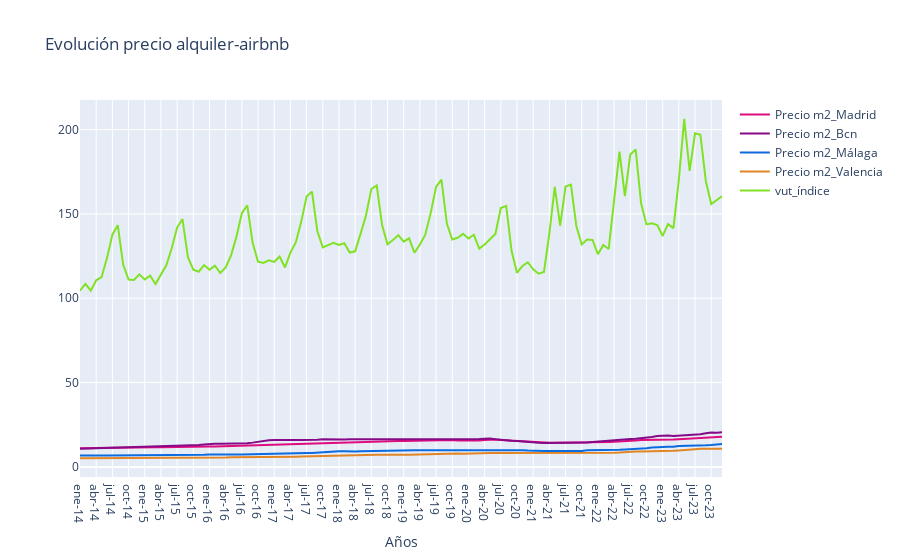

Notebook source saved alongside this figure:
### Code cell
trace1 = go.Scatter(
                    x = alq_ipap.index,
                    y = alq_ipap['Precio m2_Madrid'],
                    name = 'Precio m2_Madrid',
                    mode= 'lines',
                    marker = dict(color = '#df0c7e'),
                    text = 'alquiler €/m2')

trace2 = go.Scatter(
                    x = alq_ipap.index,
                    y = alq_ipap['Precio m2_Bcn'],
                    name = 'Precio m2_Bcn',
                    mode= 'lines',
                    marker = dict(color = ' #860a88 '),
                    text = 'Variación anual alquiler (%)')

trace3 = go.Scatter(
                    x = alq_ipap.index,
                    y = alq_ipap['Precio m2_Málaga'],
                    name = 'Precio m2_Málaga',
                    mode= 'lines',
                    marker = dict(color = ' #0c6bdf '),
                    text = 'precio VUT')

trace4 = go.Scatter(
                    x = alq_ipap.index,
                    y = alq_ipap['Precio m2_Valencia'],
                    name = 'Precio m2_Valencia',
                    mode= 'lines',
                    marker = dict(color = '#e28625'),
                    text = 'Variación anual índice VUT (%)')
trace5 = go.Scatter(
                    x = alq_ipap.index,
                    y = alq_ipap['vut_índice'],
                    name = 'vut_índice',
                    mode= 'lines',
                    marker = dict(color = '#81e225'),
                    text = 'Variación anual índice VUT (%)')

data = [trace1, trace2, trace3, trace4, trace5]

layout = dict(title = 'Evolución precio alquiler-airbnb',
             xaxis= dict(title= 'Años',ticklen= 5)
           )

fig = go.Figure(data = data, layout=layout)

iplot(fig)
fig.write_html("Evolución precio alquiler-airbnb.html")

### Figure 1 — Plotly figure (JSON) as saved in the notebook; plotly's stock layout.template omitted (floating-point values rounded to 4 significant figures)
{"data": [{"marker": {"color": "#df0c7e"}, "mode": "lines", "name": "Precio m2_Madrid", "text": "alquiler €/m2", "type": "scatter", "x": ["ene-14", "feb-14", "mar-14", "abr-14", "may-14", "jun-14", "jul-14", "ago-14", "sep-14", "oct-14", "nov-14", "dic-14", "ene-15", "feb-15", "mar-15", "abr-15", "may-15", "jun-15", "jul-15", "ago-15", "sep-15", "oct-15", "nov-15", "dic-15", "ene-16", "feb-16", "mar-16", "abr-16", "may-16", "jun-16", "jul-16", "ago-16", "sep-16", "oct-16", "nov-16", "dic-16", "ene-17", "feb-17", "mar-17", "abr-17", "may-17", "jun-17", "jul-17", "ago-17", "sep-17", "oct-17", "nov-17", "dic-17", "ene-18", "feb-18", "mar-18", "abr-18", "may-18", "jun-18", "jul-18", "ago-18", "sep-18", "oct-18", "nov-18", "dic-18", "ene-19", "feb-19", "mar-19", "abr-19", "may-19", "jun-19", "jul-19", "ago-19", "sep-19", "oct-19", "nov-19", "dic-19", "ene-20", "feb-20", "mar-20", "abr-20", "may-20", "jun-20", "jul-20", "ago-20", "sep-20", "oct-20", "nov-20", "dic-20", "ene-21", "feb-21", "mar-21", "abr-21", "may-21", "jun-21", "jul-21", "ago-21", "sep-21", "oct-21", "nov-21", "dic-21", "ene-22", "feb-22", "mar-22", "abr-22", "may-22", "jun-22", "jul-22", "ago-22", "sep-22", "oct-22", "nov-22", "dic-22", "ene-23", "feb-23", "mar-23", "abr-23", "may-23", "jun-23", "jul-23", "ago-23", "sep-23", "oct-23", "nov-23", "dic-23"], "y": [11.1, 11.2, 11.2, 11.2, 11.2, 11.3, 11.3, 11.3, 11.4, 11.4, 11.5, 11.5, 11.5, 11.5, 11.6, 11.6, 11.7, 11.7, 11.8, 11.9, 12, 12.1, 12.1, 12, 12.1, 12.1, 12.2, 12.4, 12.4, 12.5, 12.7, 12.8, 12.9, 13, 13, 13.2, 13.3, 13.5, 13.4, 13.5, 13.5, 13.6, 13.8, 13.9, 14.2, 14.2, 14.2, 14.2, 14.3, 14.5, 14.6, 14.9, 14.9, 15, 15.1, 15.2, 15.3, 15.5, 15.4, 15.3, 15.3, 15.4, 15.5, 15.5, 15.5, 15.6, 15.6, 15.7, 15.9, 15.9, 15.7, 15.6, 15.5, 15.6, 15.7, 15.9, 16.3, 16.3, 16, 15.8, 15.7, 15.4, 15, 14.7, 14.5, 14.4, 14.4, 14.3, 14.3, 14.3, 14.3, 14.4, 14.5, 14.5, 14.4, 14.3, 14.4, 14.5, 14.7, 14.9, 15, 15.2, 15.5, 15.7, 15.9, 15.9, 15.8, 15.8, 16, 16.2, 16.2, 16.4, 16.6, 16.8, 17.1, 17.4, 17.7, 17.8, 17.7, 17.9]}, {"marker": {"color": " #860a88 "}, "mode": "lines", "name": "Precio m2_Bcn", "text": "Variación anual alquiler (%)", "type": "scatter", "x": ["ene-14", "feb-14", "mar-14", "abr-14", "may-14", "jun-14", "jul-14", "ago-14", "sep-14", "oct-14", "nov-14", "dic-14", "ene-15", "feb-15", "mar-15", "abr-15", "may-15", "jun-15", "jul-15", "ago-15", "sep-15", "oct-15", "nov-15", "dic-15", "ene-16", "feb-16", "mar-16", "abr-16", "may-16", "jun-16", "jul-16", "ago-16", "sep-16", "oct-16", "nov-16", "dic-16", "ene-17", "feb-17", "mar-17", "abr-17", "may-17", "jun-17", "jul-17", "ago-17", "sep-17", "oct-17", "nov-17", "dic-17", "ene-18", "feb-18", "mar-18", "abr-18", "may-18", "jun-18", "jul-18", "ago-18", "sep-18", "oct-18", "nov-18", "dic-18", "ene-19", "feb-19", "mar-19", "abr-19", "may-19", "jun-19", "jul-19", "ago-19", "sep-19", "oct-19", "nov-19", "dic-19", "ene-20", "feb-20", "mar-20", "abr-20", "may-20", "jun-20", "jul-20", "ago-20", "sep-20", "oct-20", "nov-20", "dic-20", "ene-21", "feb-21", "mar-21", "abr-21", "may-21", "jun-21", "jul-21", "ago-21", "sep-21", "oct-21", "nov-21", "dic-21", "ene-22", "feb-22", "mar-22", "abr-22", "may-22", "jun-22", "jul-22", "ago-22", "sep-22", "oct-22", "nov-22", "dic-22", "ene-23", "feb-23", "mar-23", "abr-23", "may-23", "jun-23", "jul-23", "ago-23", "sep-23", "oct-23", "nov-23", "dic-23"], "y": [10.8, 10.9, 11, 10.9, 11, 11.1, 11.1, 11.1, 11.3, 11.5, 11.6, 11.8, 11.9, 12, 12, 12.1, 12.1, 12.2, 12.2, 12.3, 12.5, 12.8, 13, 13.3, 13.6, 13.7, 13.7, 13.7, 13.8, 13.9, 14, 14.1, 14.4, 15, 15.5, 15.8, 16, 16.1, 16.1, 16.1, 16, 16, 16, 15.9, 16.1, 16.4, 16.3, 16.3, 16.2, 16.3, 16.4, 16.4, 16.3, 16.2, 16.1, 16, 16.1, 16.2, 16.2, 16.1, 16.2, 16.2, 16.1, 16.2, 16.2, 16.3, 16.2, 16.1, 16.3, 16.4, 16.2, 16, 16.2, 16.4, 16.5, 16.6, 16.9, 16.4, 16, 15.7, 15.5, 15.3, 15, 14.6, 14.4, 14.3, 14.2, 14.2, 14.2, 14.2, 14.2, 14.2, 14.4, 14.5, 14.5, 14.7, 15, 15.4, 15.5, 15.6, 16, 16.2, 16.5, 16.7, 16.9, 17.4, 17.7, 18.3, 18.6, 18.6, 18.4, 18.6, 18.6, 18.7, 18.9, 19.4, 20, 20.4, 20.3, 20.5]}, {"marker": {"color": " #0c6bdf "}, "mode": "lines", "name": "Precio m2_Málaga", "text": "precio VUT", "type": "scatter", "x": ["ene-14", "feb-14", "mar-14", "abr-14", "may-14", "jun-14", "jul-14", "ago-14", "sep-14", "oct-14", "nov-14", "dic-14", "ene-15", "feb-15", "mar-15", "abr-15", "may-15", "jun-15", "jul-15", "ago-15", "sep-15", "oct-15", "nov-15", "dic-15", "ene-16", "feb-16", "mar-16", "abr-16", "may-16", "jun-16", "jul-16", "ago-16", "sep-16", "oct-16", "nov-16", "dic-16", "ene-17", "feb-17", "mar-17", "abr-17", "may-17", "jun-17", "jul-17", "ago-17", "sep-17", "oct-17", "nov-17", "dic-17", "ene-18", "feb-18", "mar-18", "abr-18", "may-18", "jun-18", "jul-18", "ago-18", "sep-18", "oct-18", "nov-18", "dic-18", "ene-19", "feb-19", "mar-19", "abr-19", "may-19", "jun-19", "jul-19", "ago-19", "sep-19", "oct-19", "nov-19", "dic-19", "ene-20", "feb-20", "mar-20", "abr-20", "may-20", "jun-20", "jul-20", "ago-20", "sep-20", "oct-20", "nov-20", "dic-20", "ene-21", "feb-21", "mar-21", "abr-21", "may-21", "jun-21", "jul-21", "ago-21", "sep-21", "oct-21", "nov-21", "dic-21", "ene-22", "feb-22", "mar-22", "abr-22", "may-22", "jun-22", "jul-22", "ago-22", "sep-22", "oct-22", "nov-22", "dic-22", "ene-23", "feb-23", "mar-23", "abr-23", "may-23", "jun-23", "jul-23", "ago-23", "sep-23", "oct-23", "nov-23", "dic-23"], "y": [6.8, 6.7, 6.7, 6.8, 6.8, 6.8, 6.8, 6.8, 6.8, 6.9, 6.9, 6.9, 6.9, 6.9, 6.9, 7, 7, 7, 7.1, 7, 7, 7.1, 7.2, 7.2, 7.3, 7.4, 7.4, 7.5, 7.5, 7.4, 7.3, 7.4, 7.4, 7.5, 7.7, 7.9, 8, 8, 8.2, 8.3, 8.3, 8.3, 8.2, 8.2, 8.5, 8.8, 9, 9.1, 9.3, 9.3, 9.1, 9.2, 9.3, 9.4, 9.3, 9.5, 9.5, 9.7, 9.8, 9.8, 9.8, 9.8, 9.9, 9.9, 9.9, 9.9, 9.9, 9.9, 9.9, 10.2, 10.3, 10.3, 10.2, 10.1, 10, 10, 10.2, 10.2, 10, 9.9, 9.9, 9.9, 9.9, 9.7, 9.5, 9.4, 9.4, 9.4, 9.4, 9.4, 9.4, 9.4, 9.4, 9.5, 9.9, 9.9, 9.9, 9.9, 10, 10, 10.2, 10.4, 10.5, 10.7, 10.9, 11.1, 11.5, 11.8, 11.8, 11.9, 11.9, 12.4, 12.4, 12.4, 12.8, 12.8, 12.8, 13, 13.3, 13.6]}, {"marker": {"color": "#e28625"}, "mode": "lines", "name": "Precio m2_Valencia", "text": "Variación anual índice VUT (%)", "type": "scatter", "x": ["ene-14", "feb-14", "mar-14", "abr-14", "may-14", "jun-14", "jul-14", "ago-14", "sep-14", "oct-14", "nov-14", "dic-14", "ene-15", "feb-15", "mar-15", "abr-15", "may-15", "jun-15", "jul-15", "ago-15", "sep-15", "oct-15", "nov-15", "dic-15", "ene-16", "feb-16", "mar-16", "abr-16", "may-16", "jun-16", "jul-16", "ago-16", "sep-16", "oct-16", "nov-16", "dic-16", "ene-17", "feb-17", "mar-17", "abr-17", "may-17", "jun-17", "jul-17", "ago-17", "sep-17", "oct-17", "nov-17", "dic-17", "ene-18", "feb-18", "mar-18", "abr-18", "may-18", "jun-18", "jul-18", "ago-18", "sep-18", "oct-18", "nov-18", "dic-18", "ene-19", "feb-19", "mar-19", "abr-19", "may-19", "jun-19", "jul-19", "ago-19", "sep-19", "oct-19", "nov-19", "dic-19", "ene-20", "feb-20", "mar-20", "abr-20", "may-20", "jun-20", "jul-20", "ago-20", "sep-20", "oct-20", "nov-20", "dic-20", "ene-21", "feb-21", "mar-21", "abr-21", "may-21", "jun-21", "jul-21", "ago-21", "sep-21", "oct-21", "nov-21", "dic-21", "ene-22", "feb-22", "mar-22", "abr-22", "may-22", "jun-22", "jul-22", "ago-22", "sep-22", "oct-22", "nov-22", "dic-22", "ene-23", "feb-23", "mar-23", "abr-23", "may-23", "jun-23", "jul-23", "ago-23", "sep-23", "oct-23", "nov-23", "dic-23"], "y": [5.2, 5.2, 5.2, 5.2, 5.2, 5.2, 5.2, 5.2, 5.2, 5.2, 5.2, 5.2, 5.2, 5.2, 5.2, 5.3, 5.3, 5.3, 5.3, 5.3, 5.4, 5.4, 5.4, 5.4, 5.5, 5.5, 5.6, 5.6, 5.7, 5.7, 5.8, 5.9, 5.9, 6, 5.9, 5.9, 5.9, 6, 6, 6, 6.1, 6.2, 6.3, 6.3, 6.3, 6.4, 6.4, 6.4, 6.5, 6.6, 6.7, 6.8, 6.9, 7, 7.1, 7.2, 7.2, 7.3, 7.3, 7.3, 7.2, 7.2, 7.3, 7.4, 7.5, 7.7, 7.8, 7.9, 7.9, 7.9, 7.9, 7.8, 7.8, 7.9, 8, 8.1, 8.2, 8.3, 8.3, 8.2, 8.2, 8.2, 8.2, 8.1, 8, 8, 8, 8, 8, 8.1, 8.1, 8.1, 8.1, 8.1, 8.1, 8.1, 8.2, 8.3, 8.3, 8.4, 8.5, 8.8, 9, 9.1, 9.2, 9.2, 9.2, 9.3, 9.3, 9.5, 9.6, 9.8, 9.9, 10.2, 10.5, 10.7, 10.7, 10.8, 10.8, 10.8]}, {"marker": {"color": "#81e225"}, "mode": "lines", "name": "vut_índice", "text": "Variación anual índice VUT (%)", "type": "scatter", "x": ["ene-14", "feb-14", "mar-14", "abr-14", "may-14", "jun-14", "jul-14", "ago-14", "sep-14", "oct-14", "nov-14", "dic-14", "ene-15", "feb-15", "mar-15", "abr-15", "may-15", "jun-15", "jul-15", "ago-15", "sep-15", "oct-15", "nov-15", "dic-15", "ene-16", "feb-16", "mar-16", "abr-16", "may-16", "jun-16", "jul-16", "ago-16", "sep-16", "oct-16", "nov-16", "dic-16", "ene-17", "feb-17", "mar-17", "abr-17", "may-17", "jun-17", "jul-17", "ago-17", "sep-17", "oct-17", "nov-17", "dic-17", "ene-18", "feb-18", "mar-18", "abr-18", "may-18", "jun-18", "jul-18", "ago-18", "sep-18", "oct-18", "nov-18", "dic-18", "ene-19", "feb-19", "mar-19", "abr-19", "may-19", "jun-19", "jul-19", "ago-19", "sep-19", "oct-19", "nov-19", "dic-19", "ene-20", "feb-20", "mar-20", "abr-20", "may-20", "jun-20", "jul-20", "ago-20", "sep-20", "oct-20", "nov-20", "dic-20", "ene-21", "feb-21", "mar-21", "abr-21", "may-21", "jun-21", "jul-21", "ago-21", "sep-21", "oct-21", "nov-21", "dic-21", "ene-22", "feb-22", "mar-22", "abr-22", "may-22", "jun-22", "jul-22", "ago-22", "sep-22", "oct-22", "nov-22", "dic-22", "ene-23", "feb-23", "mar-23", "abr-23", "may-23", "jun-23", "jul-23", "ago-23", "sep-23", "oct-23", "nov-23", "dic-23"], "y": [104.4, 108.5, 104.5, 110.6, 112.5, 123.8, 137.7, 143.3, 120.0, 111.0, 110.8, 114.2, 111.1, 113.4, 108.4, 114.2, 119.5, 129.6, 141.9, 146.9, 124.3, 116.9, 115.7, 119.6, 116.8, 119.3, 114.9, 118.2, 125.4, 136.5, 150.4, 155.1, 132.9, 121.6, 120.9, 122.5, 121.5, 124.7, 118.2, 127.0, 133.1, 145.3, 160.3, 163.2, 139.6, 130.2, 131.5, 132.8, 131.5, 132.6, 127.1, 127.8, 138.1, 148.9, 164.7, 166.9, 143.3, 132.0, 134.6, 137.4, 133.5, 135.5, 126.9, 131.8, 137.6, 150.5, 166.0, 170.3, 144.2, 134.8, 135.8, 138.2, 135.4, 137.6, 129.4, 131.8, 134.9, 138.1, 153.5, 154.8, 128.0, 115.1, 119.1, 121.3, 117.1, 114.5, 115.6, 138.5, 166.0, 143.1, 166.2, 167.3, 142.8, 131.8, 134.8, 134.5, 126.1, 131.6, 129.2, 157.1, 186.9, 160.5, 185.2, 188.2, 156.3, 143.8, 144.4, 143.3, 136.9, 143.9, 141.6, 170.2, 206.3, 175.4, 197.8, 196.9, 169.4, 155.8, 158.3, 160.4]}], "layout": {"title": {"text": "Evolución precio alquiler-airbnb"}, "xaxis": {"ticklen": 5, "title": {"text": "Años"}}}}
